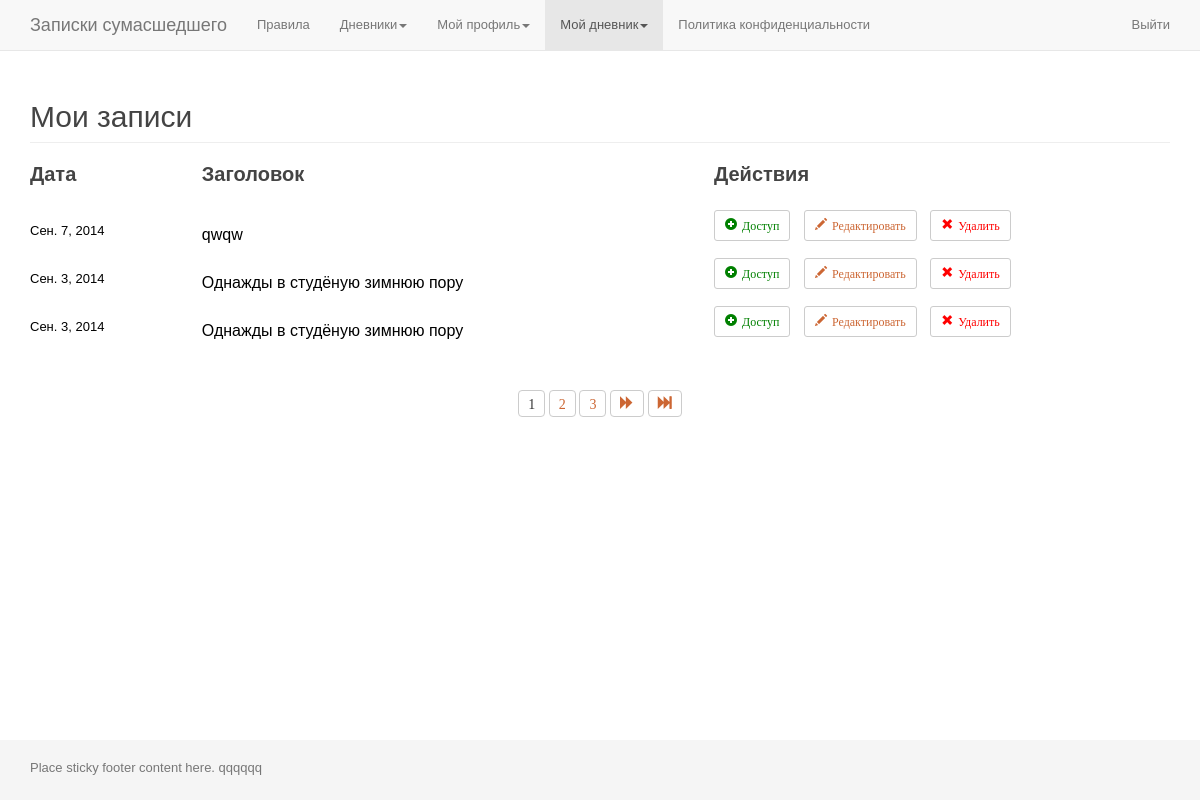
The page /my_records/ (signed in) on the database as committed earlier.
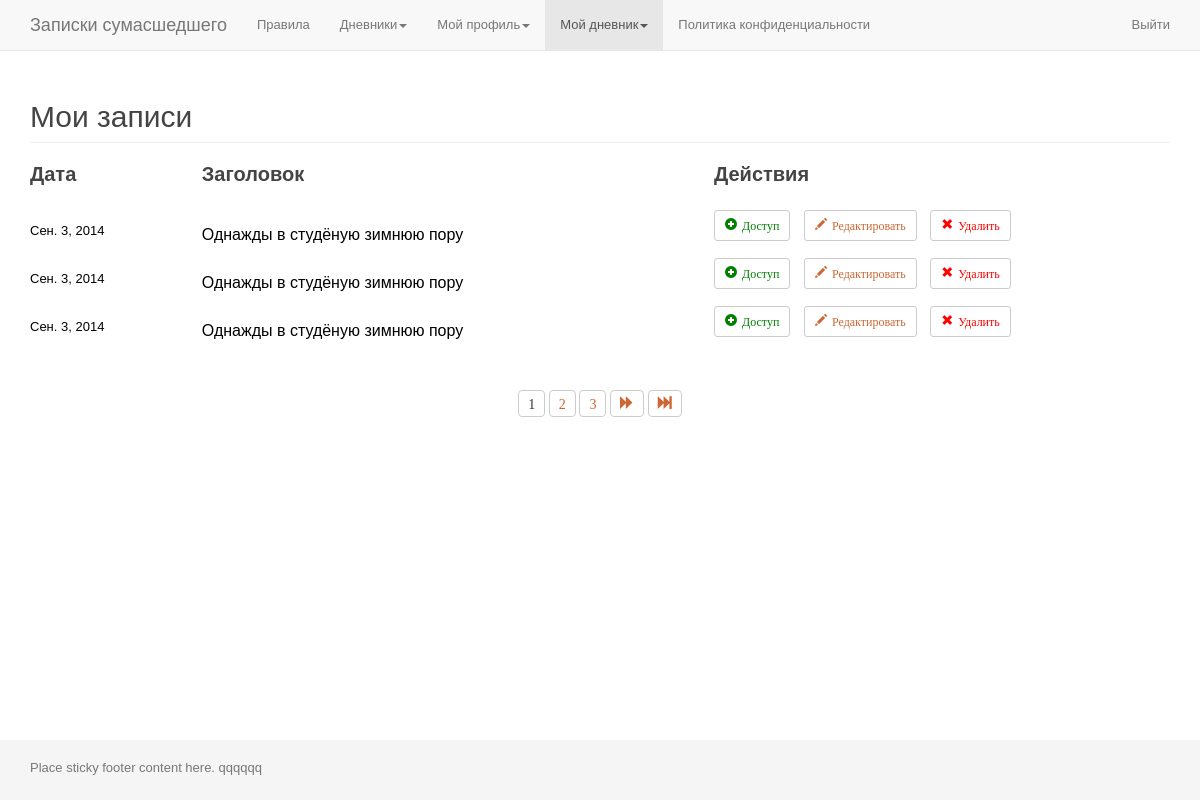
The same page on the database as committed later.
### app_zapsum/models.py (models this page shows, shortened)
class Diary(models.Model):
	user_id = models.IntegerField(
		'',
		blank=True,
		null=True,
	)
	title = models.CharField(
		'Заголовок записи',
		max_length=100,
		blank=False,
	)
	date = models.DateField(
		'Дата записи',
		blank=True,
		null=True,
	)
	text = models.TextField(
		'Содержание записи',
		max_length=5000,
		blank=False,
	)
	last_edit_date = models.DateField(
		'Дата последнего редактирования',
		default=datetime.now(),
	)
	is_active = models.BooleanField(default=True)
	is_delete = models.BooleanField(default=False)
	@classmethod
	def get_all_user_entries(self, user_id):
		return self.objects.filter(user_id=user_id, is_active=True, is_delete=False).order_by('-date')

### app_zapsum/views.py (the view)
# urls.py: url(r'^my_records/$', 'views.my_records', name='my_records'),
@login_required
def my_records(request):
	all_user_entries = Diary.get_all_user_entries(user_id=request.user.pk)
	paginator = Paginator(all_user_entries, 3)
	list_pages = paginator.page_range
	page = request.GET.get('page')
	try:
		all_user_entries_paginated = paginator.page(page)
	except PageNotAnInteger:
		all_user_entries_paginated = paginator.page(1)
	except EmptyPage:
		all_user_entries_paginated = paginator.page(paginator.num_pages)
	last_page = list_pages[-1]
	first_page = list_pages[0]
	t = loader.get_template('page_my_records.html')
	c = RequestContext(request, {
		'all_user_entries': all_user_entries,
		'list_pages': list_pages,
		'all_user_entries_paginated': all_user_entries_paginated,
		'last_page': last_page,
		'first_page': first_page,
	}, [custom_proc])
	return HttpResponse(t.render(c))

### app_accounts/templatetags/tags_app_accounts.py (called while the page is built)
@register.inclusion_tag("part_auth_area.html")
def part_auth_area(is_authenticated):
	return {
		'is_authenticated': is_authenticated,
	}

### app_zapsum/views.py (called while the page is built)
def custom_proc(request):
	return{
		'request': request,
	}

### app_zapsum/templates/page_my_records.html (shortened to what this page needs)
{% extends "page_base.html" %}
{% block content %}
	<section class="section my_records_list">
		<div class="page-header">
			<h2>Мои записи</h2>
		</div>
		<table class="list_table">
			<thead>
				<tr>
					<td>Дата</td>
					<td>Заголовок</td>
					<td>Действия</td>
				</tr>
			</thead>
			<tbody>
				{% for entry in all_user_entries_paginated %}
					<tr class="article">
						<td class="cell_date">
							<a class="article_link" href="/edit_records/{{ entry.id }}/">
								{% if entry.date %}
									<span class="date_span {% if not entry.is_active %} active_false {% endif %}">{{ entry.date }}</span>
								{% endif %}
							</a>
						</td>
						<td class="cell_title">
							<a class="article_link" href="/edit_records/{{ entry.id }}/">
								{% if entry.title %}
									<h3 class="h3 {% if not entry.is_active %} active_false {% endif %}">{{ entry.title }}</h3>
								{% endif %}
							</a>
						</td>
						<td class="cell_actions">
							<button type="button" class="btn btn-default btn-xs">
								<span class="glyphicon activeRecord {% if entry.is_active %} glyphicon-plus-sign {% else %} glyphicon-minus-sign {% endif %}" data-id-rec="{{ entry.id }}">Доступ</span>
							</button>
							<button type="button" class="btn btn-default btn-xs">
								<a class="glyphicon glyphicon-pencil editRecord" href="/edit_records/{{ entry.id }}/">Редактировать</a>
							</button>
							<button type="button" class="btn btn-default btn-xs">
								<span class="glyphicon glyphicon-remove deleteRecord" data-id-delete="{{ entry.id }}">Удалить</span>
							</button>
						</td>
					</tr>
				{% endfor %}
			</tbody>
		</table>
		{% if last_page > 1 %}
			<div class="pager_outer">
				<div class="pager">
					<span>
						{% for page in list_pages  %}
							<div class="btn-group">
								{% if all_user_entries_paginated.number == page %}
									<button type="button" class="btn btn-default">
										<span class="a glyphicon">{{ page }}</span>
									</button>
								{% else %}
									<button type="button" class="btn btn-default">
										<a class="a num glyphicon" href="?page={{ page }}">{{ page }}</a>
									</button>
								{% endif %}
							</div>
						{% endfor %}
					</span>
					{% if all_user_entries_paginated.has_next %}
						<button type="button" class="btn btn-default">
							<a class="a right glyphicon glyphicon-forward" href="?page={{ all_user_entries_paginated.next_page_number }}"></a>
						</button>
						<button type="button" class="btn btn-default">
							<a class="a right2 glyphicon glyphicon-fast-forward" href="?page={{ last_page }}"></a>
						</button>
					{% endif %}
				</div>
			</div>
		{% endif %}
	</section>
{% endblock %}

Rows that differ between the two databases and show on the page:
removed Diary: date "Сен. 7, 2014", title "qwqw"
now on this page (row unchanged): Diary: date "Сен. 3, 2014", title "Однажды в студёную зимнюю пору"
